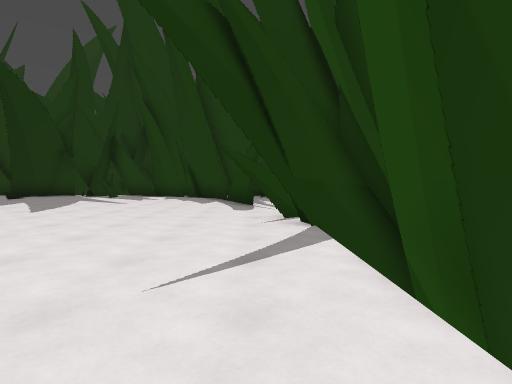
View 1 (above)

16 first-person views from a walk through a Godot game level. The camera is 1.3 m above the floor, tilts 2° down and sees 80° across. The floor is counted in squares, 1.76 m on a side. Each view is taken from the middle of a square. On the plan, view 1 faces up. The plan holds only what a view shows up to about 10 squares ahead; the rest is blank. The place goes on beyond the plan.

View 2
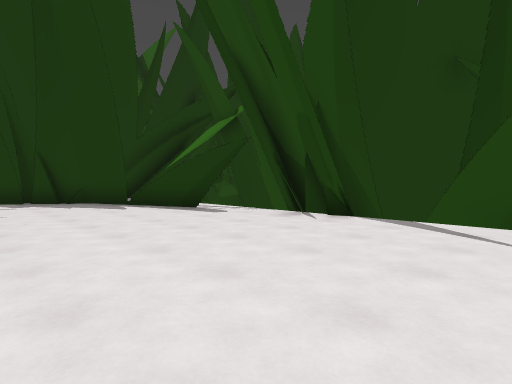

View 3
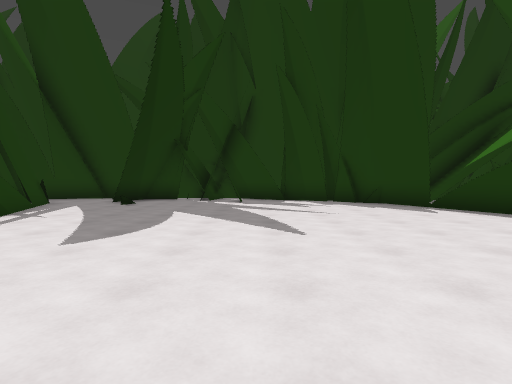

View 4
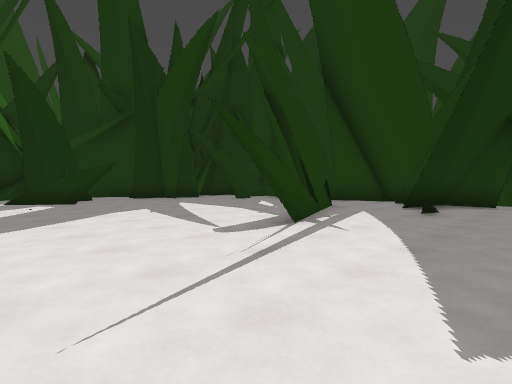

View 5
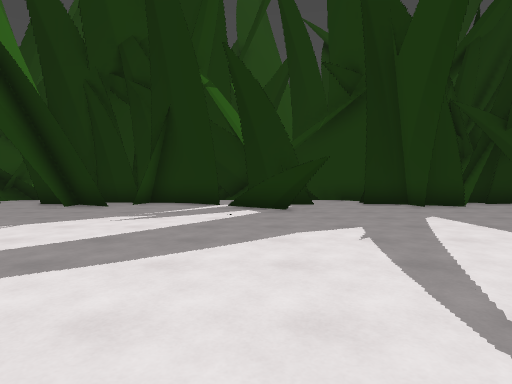

View 6
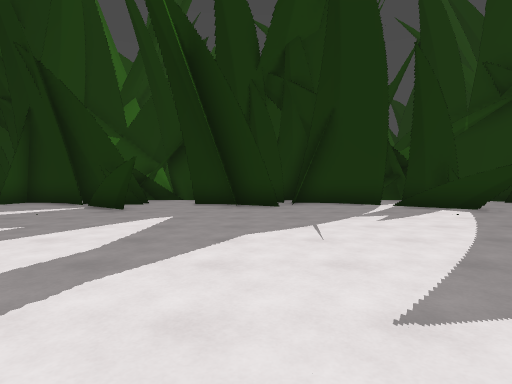

View 7
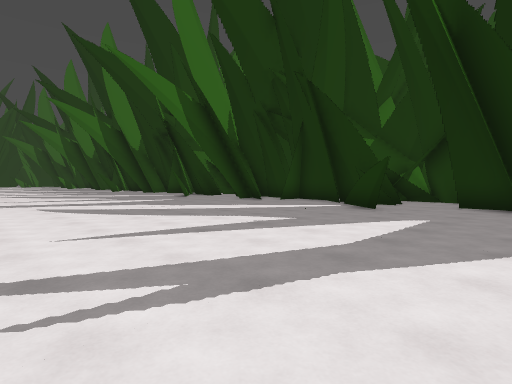

View 8
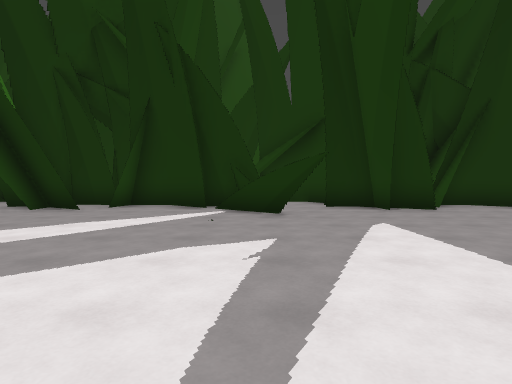

View 9
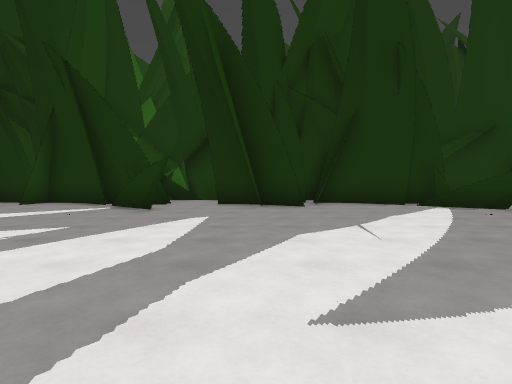

View 10
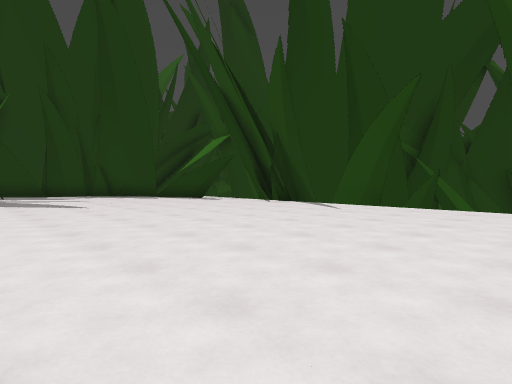

View 11
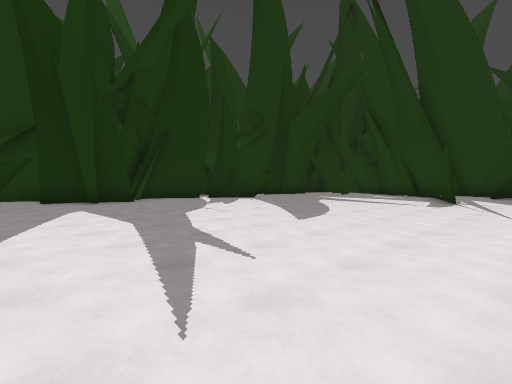

View 12
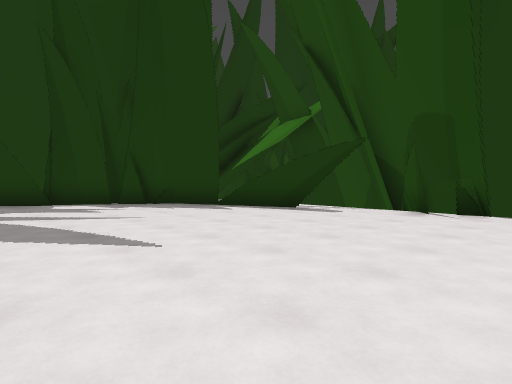

View 13
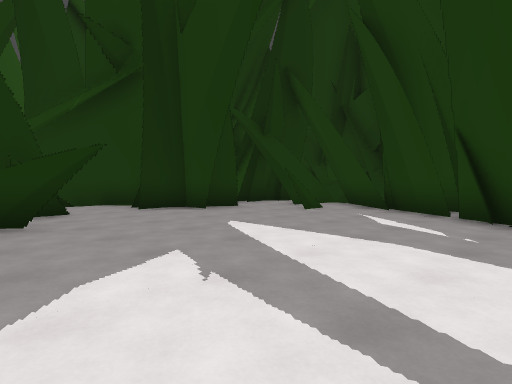

View 14
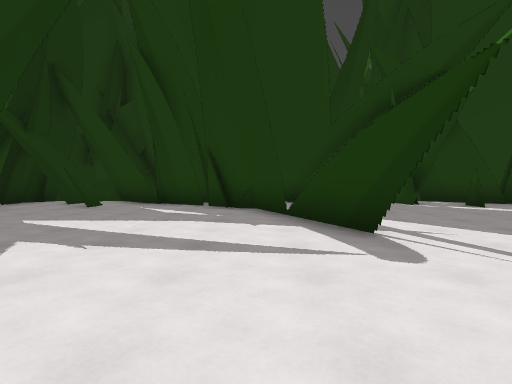

View 15
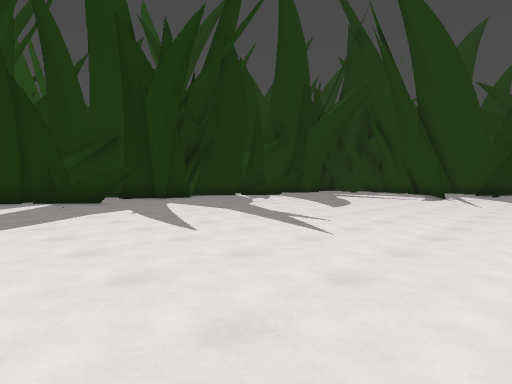

View 16
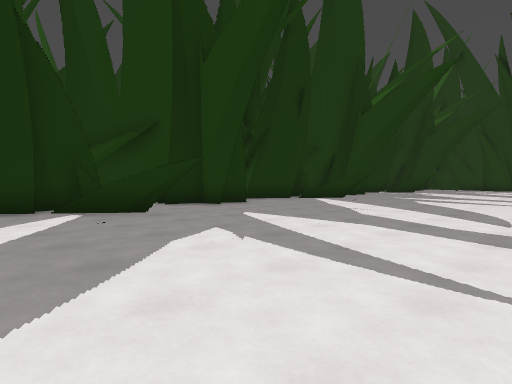

### Floor plan
Key: @ floor where view 1 was taken; # wall or solid block; x gap in a wall; . floor; = window, fence, low wall or low ledge; v drop or lower ground.
Columns run from 21 left of view 1 to 3 right of it. Each row starts with its distance up from view 1.
 15               ####
 14    #####      #..###
 13   #  ..##      ... #
 12 ### ....####   ....#
 11 #........#. ....... #
 10 #........#......... #
  9 #........##......... #
  8 #.##......#......... #
  7 ###..................#
  6  ## .................##
  5   = .................##
  4  #  ................ .#
  3  #   .............. ..##
  2  #....................###
  1 ###...................xv#
  0 #.................. .@v =
 -1 #.##............... ..v
 -2 ###................
 -3  ## ..........
 -4   = ..........
 -5  #  ..........
 -6  #  ......
 -7 ##.. .....
 -8 ###........
 -9 #.........
-10 #..#......
-11 #.#.......
-12 ###=......
-13  #  ......
-14     ......

Where each view was taken, in squares from view 1:
view 1: 0 up, 0 right, facing up
view 2: 2 up, 5 left, facing up-right
view 3: 3 up, 6 left, facing up
view 4: 5 up, 8 left, facing up-left
view 5: 7 up, 11 left, facing left
view 6: 2 up, 11 left, facing left
view 7: 2 up, 11 left, facing down-left
view 8: 2 down, 12 left, facing left
view 9: 8 down, 11 left, facing left
view 10: 2 down, 8 left, facing up-right
view 11: 2 down, 9 left, facing up-left
view 12: 4 up, 7 left, facing up-right
view 13: 7 up, 13 left, facing up-left
view 14: 5 up, 13 left, facing up
view 15: 5 down, 8 left, facing up-left
view 16: 14 down, 12 left, facing up-left
